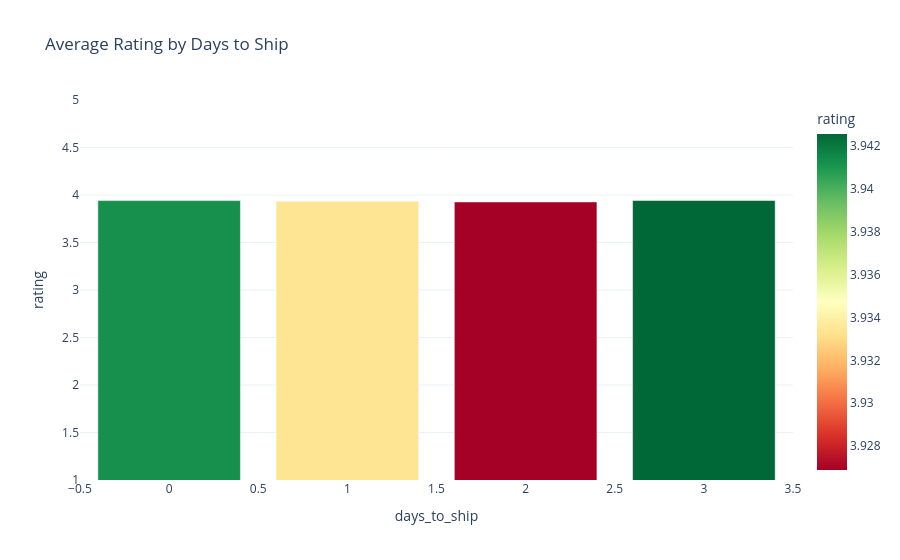

Here is the notebook cell this chart was saved with:
### Markdown cell above
## 4. Delivery Lag vs Customer Satisfaction
### Predictive/Diagnostic
Is shipping speed a key driver of 1-star reviews?

### Code cell
# Filter outliers for visual clarity
clean_df = df[(df['days_to_ship'] >= 0) & (df['days_to_ship'] <= 30)]

delay_rating = clean_df.groupby('days_to_ship')['rating'].mean().reset_index()

fig = px.bar(delay_rating, x='days_to_ship', y='rating', 
             title='Average Rating by Days to Ship',
             color='rating', color_continuous_scale='RdYlGn')
fig.update_layout(yaxis_range=[1, 5])
fig.write_image(PLOT_DIR / "07_delay_vs_rating.png")
fig.show()

### Figure 1 — Plotly figure (JSON) as saved in the notebook; plotly's stock layout.template omitted (floating-point values rounded to 4 significant figures)
{"data": [{"hovertemplate": "days_to_ship=%{x}<br>rating=%{marker.color}<extra></extra>", "legendgroup": "", "marker": {"color": [3.941, 3.933, 3.927, 3.943], "coloraxis": "coloraxis", "pattern": {"shape": ""}}, "name": "", "orientation": "v", "showlegend": false, "textposition": "auto", "type": "bar", "x": [0.0, 1.0, 2.0, 3.0], "xaxis": "x", "y": [3.941, 3.933, 3.927, 3.943], "yaxis": "y"}], "layout": {"barmode": "relative", "coloraxis": {"colorbar": {"title": {"text": "rating"}}, "colorscale": [[0, "rgb(165,0,38)"], [0.1, "rgb(215,48,39)"], [0.2, "rgb(244,109,67)"], [0.3, "rgb(253,174,97)"], [0.4, "rgb(254,224,139)"], [0.5, "rgb(255,255,191)"], [0.6, "rgb(217,239,139)"], [0.7, "rgb(166,217,106)"], [0.8, "rgb(102,189,99)"], [0.9, "rgb(26,152,80)"], [1, "rgb(0,104,55)"]]}, "legend": {"tracegroupgap": 0}, "title": {"text": "Average Rating by Days to Ship"}, "xaxis": {"anchor": "y", "domain": [0, 1], "title": {"text": "days_to_ship"}}, "yaxis": {"anchor": "x", "domain": [0, 1], "range": [1, 5], "title": {"text": "rating"}}}}
